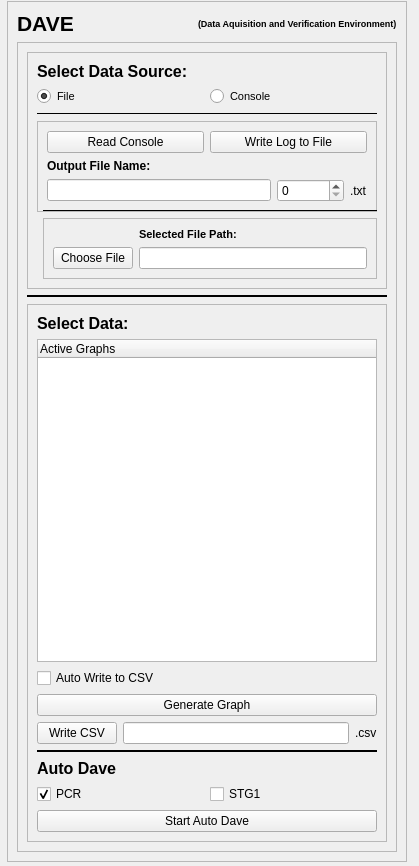
<?xml version="1.0" encoding="UTF-8"?>
<ui version="4.0">
 <class>dave_window</class>
 <widget class="QWidget" name="dave_window">
  <property name="geometry">
   <rect>
    <x>0</x>
    <y>0</y>
    <width>419</width>
    <height>866</height>
   </rect>
  </property>
  <property name="windowTitle">
   <string>DAVE</string>
  </property>
  <property name="windowIcon">
   <iconset>
    <normaloff>../../Pictures/chart-icon.jpg</normaloff>../../Pictures/chart-icon.jpg</iconset>
  </property>
  <widget class="QFrame" name="frame_2">
   <property name="geometry">
    <rect>
     <x>7</x>
     <y>1</y>
     <width>400</width>
     <height>861</height>
    </rect>
   </property>
   <property name="frameShape">
    <enum>QFrame::StyledPanel</enum>
   </property>
   <property name="frameShadow">
    <enum>QFrame::Raised</enum>
   </property>
   <layout class="QGridLayout" name="gridLayout_58">
    <item row="1" column="0" colspan="2">
     <widget class="QFrame" name="main_frame">
      <property name="minimumSize">
       <size>
        <width>0</width>
        <height>0</height>
       </size>
      </property>
      <property name="maximumSize">
       <size>
        <width>400</width>
        <height>999</height>
       </size>
      </property>
      <property name="frameShape">
       <enum>QFrame::StyledPanel</enum>
      </property>
      <property name="frameShadow">
       <enum>QFrame::Raised</enum>
      </property>
      <layout class="QGridLayout" name="gridLayout_50">
       <item row="0" column="0">
        <widget class="QFrame" name="data_source_frame">
         <property name="frameShape">
          <enum>QFrame::StyledPanel</enum>
         </property>
         <property name="frameShadow">
          <enum>QFrame::Raised</enum>
         </property>
         <layout class="QGridLayout" name="gridLayout_51">
          <item row="0" column="0" colspan="2">
           <widget class="QLabel" name="select_data_source_label">
            <property name="font">
             <font>
              <pointsize>12</pointsize>
              <weight>75</weight>
              <bold>true</bold>
             </font>
            </property>
            <property name="text">
             <string>Select Data Source:</string>
            </property>
           </widget>
          </item>
          <item row="1" column="0" colspan="2">
           <layout class="QHBoxLayout" name="data_source_radio_frame">
            <item>
             <widget class="QRadioButton" name="graph_from_file_button">
              <property name="font">
               <font>
                <pointsize>8</pointsize>
                <weight>50</weight>
                <bold>false</bold>
               </font>
              </property>
              <property name="text">
               <string>File</string>
              </property>
              <property name="checked">
               <bool>true</bool>
              </property>
             </widget>
            </item>
            <item>
             <widget class="QRadioButton" name="graph_from_console_button">
              <property name="font">
               <font>
                <pointsize>8</pointsize>
               </font>
              </property>
              <property name="text">
               <string>Console</string>
              </property>
              <property name="checked">
               <bool>false</bool>
              </property>
             </widget>
            </item>
           </layout>
          </item>
          <item row="2" column="0" colspan="2">
           <widget class="Line" name="data_source_line1">
            <property name="frameShadow">
             <enum>QFrame::Plain</enum>
            </property>
            <property name="orientation">
             <enum>Qt::Horizontal</enum>
            </property>
           </widget>
          </item>
          <item row="3" column="0" rowspan="2" colspan="2">
           <widget class="QFrame" name="console_button_frame">
            <property name="frameShape">
             <enum>QFrame::StyledPanel</enum>
            </property>
            <property name="frameShadow">
             <enum>QFrame::Raised</enum>
            </property>
            <layout class="QGridLayout" name="gridLayout_52">
             <item row="0" column="0">
              <layout class="QHBoxLayout" name="horizontalLayout_7">
               <item>
                <widget class="QPushButton" name="read_console_data_button">
                 <property name="text">
                  <string>Read Console</string>
                 </property>
                </widget>
               </item>
               <item>
                <widget class="QPushButton" name="write_log_to_file_button">
                 <property name="text">
                  <string>Write Log to File</string>
                 </property>
                </widget>
               </item>
              </layout>
             </item>
             <item row="2" column="0">
              <layout class="QHBoxLayout" name="horizontalLayout_9">
               <item>
                <widget class="QLineEdit" name="file_name_box"/>
               </item>
               <item>
                <widget class="QSpinBox" name="file_num_box">
                 <property name="maximum">
                  <number>1000000</number>
                 </property>
                </widget>
               </item>
               <item>
                <widget class="QLabel" name="txt_end_label">
                 <property name="text">
                  <string>.txt</string>
                 </property>
                </widget>
               </item>
              </layout>
             </item>
             <item row="1" column="0">
              <widget class="QLabel" name="label_2">
               <property name="font">
                <font>
                 <weight>75</weight>
                 <bold>true</bold>
                </font>
               </property>
               <property name="text">
                <string>Output File Name:</string>
               </property>
              </widget>
             </item>
            </layout>
           </widget>
          </item>
          <item row="4" column="1">
           <widget class="Line" name="data_source_line2">
            <property name="frameShadow">
             <enum>QFrame::Plain</enum>
            </property>
            <property name="orientation">
             <enum>Qt::Horizontal</enum>
            </property>
           </widget>
          </item>
          <item row="5" column="1">
           <widget class="QFrame" name="log_file_button_frame">
            <property name="frameShape">
             <enum>QFrame::StyledPanel</enum>
            </property>
            <property name="frameShadow">
             <enum>QFrame::Raised</enum>
            </property>
            <layout class="QGridLayout" name="gridLayout_53">
             <item row="0" column="1">
              <widget class="QLabel" name="log_file_name_label">
               <property name="maximumSize">
                <size>
                 <width>500</width>
                 <height>16777215</height>
                </size>
               </property>
               <property name="font">
                <font>
                 <pointsize>8</pointsize>
                 <weight>75</weight>
                 <bold>true</bold>
                </font>
               </property>
               <property name="text">
                <string>Selected File Path:</string>
               </property>
              </widget>
             </item>
             <item row="1" column="0">
              <widget class="QPushButton" name="log_sel_btn">
               <property name="maximumSize">
                <size>
                 <width>500</width>
                 <height>16777215</height>
                </size>
               </property>
               <property name="text">
                <string>Choose File</string>
               </property>
              </widget>
             </item>
             <item row="1" column="1">
              <widget class="QLineEdit" name="log_file_out">
               <property name="maximumSize">
                <size>
                 <width>500</width>
                 <height>16777215</height>
                </size>
               </property>
              </widget>
             </item>
            </layout>
           </widget>
          </item>
         </layout>
        </widget>
       </item>
       <item row="1" column="0">
        <widget class="Line" name="select_data_to_graph_line">
         <property name="frameShadow">
          <enum>QFrame::Plain</enum>
         </property>
         <property name="lineWidth">
          <number>2</number>
         </property>
         <property name="orientation">
          <enum>Qt::Horizontal</enum>
         </property>
        </widget>
       </item>
       <item row="2" column="0">
        <widget class="QFrame" name="graph_data_frame">
         <property name="frameShape">
          <enum>QFrame::StyledPanel</enum>
         </property>
         <property name="frameShadow">
          <enum>QFrame::Raised</enum>
         </property>
         <layout class="QVBoxLayout" name="verticalLayout">
          <item>
           <widget class="QLabel" name="select_data_to_graph_label">
            <property name="font">
             <font>
              <pointsize>12</pointsize>
              <weight>75</weight>
              <bold>true</bold>
             </font>
            </property>
            <property name="text">
             <string>Select Data:</string>
            </property>
           </widget>
          </item>
          <item>
           <widget class="QTreeWidget" name="graph_selection_tree">
            <property name="maximumSize">
             <size>
              <width>16777215</width>
              <height>600</height>
             </size>
            </property>
            <property name="columnCount">
             <number>1</number>
            </property>
            <column>
             <property name="text">
              <string>Active Graphs</string>
             </property>
            </column>
           </widget>
          </item>
          <item>
           <widget class="QCheckBox" name="auto_write_to_csv_checkbox">
            <property name="layoutDirection">
             <enum>Qt::LeftToRight</enum>
            </property>
            <property name="text">
             <string>Auto Write to CSV</string>
            </property>
           </widget>
          </item>
          <item>
           <widget class="QPushButton" name="gen_graph_btn">
            <property name="maximumSize">
             <size>
              <width>500</width>
              <height>16777215</height>
             </size>
            </property>
            <property name="text">
             <string>Generate Graph</string>
            </property>
           </widget>
          </item>
          <item>
           <layout class="QHBoxLayout" name="horizontalLayout_2">
            <item>
             <widget class="QPushButton" name="write_clean_csv_button">
              <property name="text">
               <string>Write CSV</string>
              </property>
             </widget>
            </item>
            <item>
             <widget class="QLineEdit" name="csv_file_name_box"/>
            </item>
            <item>
             <widget class="QLabel" name="csv_label">
              <property name="text">
               <string>.csv</string>
              </property>
             </widget>
            </item>
           </layout>
          </item>
          <item>
           <widget class="Line" name="autodave_line">
            <property name="frameShadow">
             <enum>QFrame::Plain</enum>
            </property>
            <property name="lineWidth">
             <number>2</number>
            </property>
            <property name="orientation">
             <enum>Qt::Horizontal</enum>
            </property>
           </widget>
          </item>
          <item>
           <widget class="QLabel" name="autodave_label">
            <property name="font">
             <font>
              <pointsize>12</pointsize>
              <weight>75</weight>
              <bold>true</bold>
             </font>
            </property>
            <property name="text">
             <string>Auto Dave</string>
            </property>
           </widget>
          </item>
          <item>
           <layout class="QHBoxLayout" name="horizontalLayout">
            <item>
             <widget class="QCheckBox" name="Pcr_checkBox">
              <property name="layoutDirection">
               <enum>Qt::LeftToRight</enum>
              </property>
              <property name="text">
               <string>PCR</string>
              </property>
              <property name="checked">
               <bool>true</bool>
              </property>
             </widget>
            </item>
            <item>
             <widget class="QCheckBox" name="Stg1_checkBox">
              <property name="text">
               <string>STG1</string>
              </property>
             </widget>
            </item>
           </layout>
          </item>
          <item>
           <widget class="QPushButton" name="autoDave_Button">
            <property name="text">
             <string>Start Auto Dave</string>
            </property>
           </widget>
          </item>
         </layout>
        </widget>
       </item>
      </layout>
     </widget>
    </item>
    <item row="0" column="1">
     <widget class="QLabel" name="label_4">
      <property name="font">
       <font>
        <pointsize>7</pointsize>
        <weight>75</weight>
        <bold>true</bold>
       </font>
      </property>
      <property name="text">
       <string>(Data Aquisition and Verification Environment)</string>
      </property>
     </widget>
    </item>
    <item row="0" column="0">
     <widget class="QLabel" name="label_3">
      <property name="font">
       <font>
        <pointsize>16</pointsize>
        <weight>75</weight>
        <bold>true</bold>
       </font>
      </property>
      <property name="text">
       <string>DAVE</string>
      </property>
     </widget>
    </item>
   </layout>
  </widget>
 </widget>
 <resources/>
 <connections/>
</ui>
